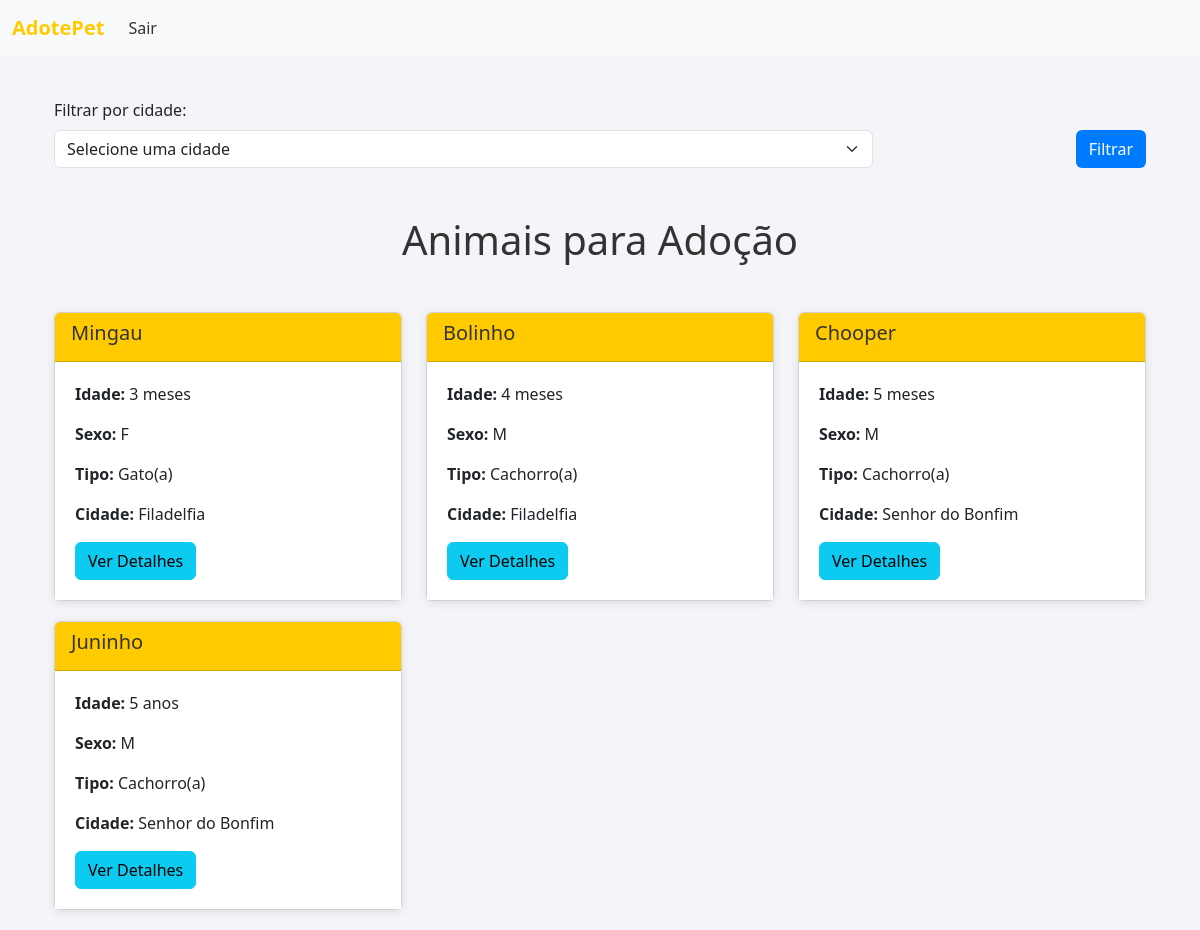
Before: /lista_animais (signed in) with the older database file.
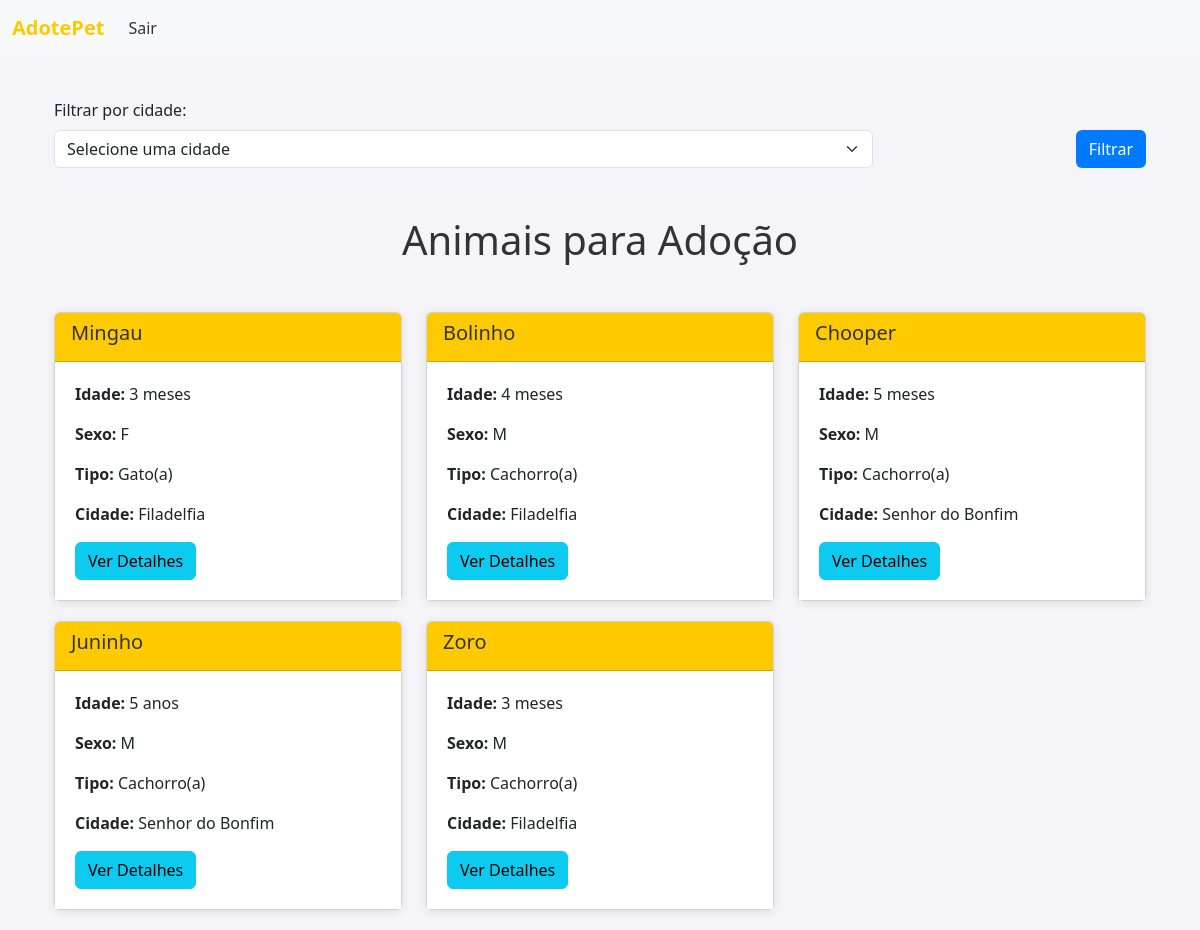
After: the same page with the newer database file.
### adote/models.py (models this page shows, shortened)
class Animal(models.Model):
    SEXO_CHOICES = [
        ('M', 'Macho'),
        ('F', 'Fêmea'),
    ]
    nome = models.CharField(max_length=100)
    idade_anos = models.PositiveIntegerField(blank=True, null=True, help_text="Preencha apenas se a idade estiver em anos.")
    idade_meses = models.PositiveIntegerField(blank=True, null=True, help_text="Preencha apenas se a idade estiver em meses.")
    sexo = models.CharField(max_length=1, choices=SEXO_CHOICES, default='M')
    tipo = models.ForeignKey(TipoAnimal, on_delete=models.CASCADE, related_name="animais")
    descricao = models.TextField(blank=True)
    local = models.ForeignKey(Local, on_delete=models.CASCADE, related_name="animais")
    adotado = models.BooleanField(default=False)
    adotante = models.ForeignKey(
        settings.AUTH_USER_MODEL,
          null=True, blank=True,
            on_delete=models.SET_NULL, related_name='animais_adotados')#Novo campo p/ o adotante
    doador = models.ForeignKey(
        settings.AUTH_USER_MODEL,
        null=True,
        blank=True,
        on_delete=models.SET_NULL,
        related_name='animais_doados'
    )
    def idade_formatada(self):
        if self.idade_anos:
            return f"{self.idade_anos} anos"
        elif self.idade_meses:
            return f"{self.idade_meses} meses"
        return "Idade não especificada"

class TipoAnimal(models.Model):
    nome = models.CharField(max_length=50, unique=True)
    descricao = models.TextField(blank=True)

class Local(models.Model):
    cidade = models.CharField(max_length=100)
    estado = models.CharField(max_length=50)

### adote/views.py (the view)
# urls.py: path('lista_animais', views.lista_animais, name='lista_animais'),
@login_required
def lista_animais(request):
    animais = Animal.objects.all()
    locais = Local.objects.all()
    cidade = request.GET.get('cidade')
    if cidade:
        animais = animais.filter(local__cidade=cidade)
    return render(request, 'lista_animais.html', {'animais': animais, 'locais': locais})

### adote/templates/lista_animais.html (shortened to what this page needs)
{% extends 'base.html' %}
{% block content %}
    <div class="container mt-5">
        <form method="get" action="" class="filter-form d-flex justify-content-between align-items-end mb-5">
            <div class="form-group w-75">
                <label for="cidade" class="form-label">Filtrar por cidade:</label>
                <select name="cidade" id="cidade" class="form-select">
                    <option value="">Selecione uma cidade</option>
                </select>
            </div>
            <button type="submit" class="btn btn-custom ml-3">Filtrar</button>
        </form>
        <h1 class="text-center mb-5">Animais para Adoção</h1>
        <div class="row">
            {% for animal in animais %}
                <div class="col-md-4">
                    <div class="card">
                        <div class="card-header">
                            <h5 class="card-title">{{ animal.nome }}</h5>
                        </div>
                        <div class="card-body">
                            <p><strong>Idade:</strong> {{ animal.idade_formatada }}</p>
                            <p><strong>Sexo:</strong> {{ animal.sexo }}</p>
                            <p><strong>Tipo:</strong> {{ animal.tipo.nome }}</p>
                            <p><strong>Cidade:</strong> {{ animal.local.cidade }}</p>
                            <a href="{% url 'detalhes_animal' animal.id %}" class="btn btn-info">Ver Detalhes</a>
                        </div>
                    </div>
                </div>
            {% empty %}
                <div class="col-12">
                    <div class="alert alert-warning" role="alert">
                        Nenhum animal encontrado.
                    </div>
                </div>
            {% endfor %}
        </div>
    </div>
{% endblock %}

### adote/templates/base.html (shortened to what this page needs)
<!DOCTYPE html>
<html lang="pt-br">
<head>
    <link href="https://cdn.jsdelivr.net/npm/bootstrap@5.3.0-alpha1/dist/css/bootstrap.min.css" rel="stylesheet">
</head>
<body>
    <nav class="navbar navbar-expand-lg navbar-light bg-light fixed-top">
        <div class="container-fluid">
            <a class="navbar-brand" href="{% url 'pagina_inicial' %}">AdotePet</a>
            <div class="collapse navbar-collapse" id="navbarNav">
                <ul class="navbar-nav ml-auto">
                    {% if user.is_authenticated %}
                        <li class="nav-item">
                            <a class="nav-link" href="{% url 'logout' %}">Sair</a>
                        </li>
                    {% endif %}
                </ul>
            </div>
        </div>
    </nav>
    <div class="container mt-5">
        {% block content %}
        {% endblock %}
    </div>
</body>
</html>

### adote/templates/base.html (style rules this page uses)
body { background-color: #f4f4f9; padding-top: 50px; }
.navbar-brand { font-weight: bold; color: #ffcb00; }
.navbar-nav .nav-link { color: #333; }
.card { margin-bottom: 20px; box-shadow: 0 2px 10px rgba(0, 0, 0, 0.1); }
.card-header { background-color: #ffcb00; font-weight: bold; color: #333; }
.card-body { background-color: white; padding: 20px; }
h1, h2 { color: #333; margin-bottom: 20px; }
.btn-custom { background-color: #007bff; color: white; }

Changed rows visible on the page:
added Animal: nome "Zoro", idade_formatada "3 meses", sexo "M", tipo.nome "Cachorro(a)", local.cidade "Filadelfia"
